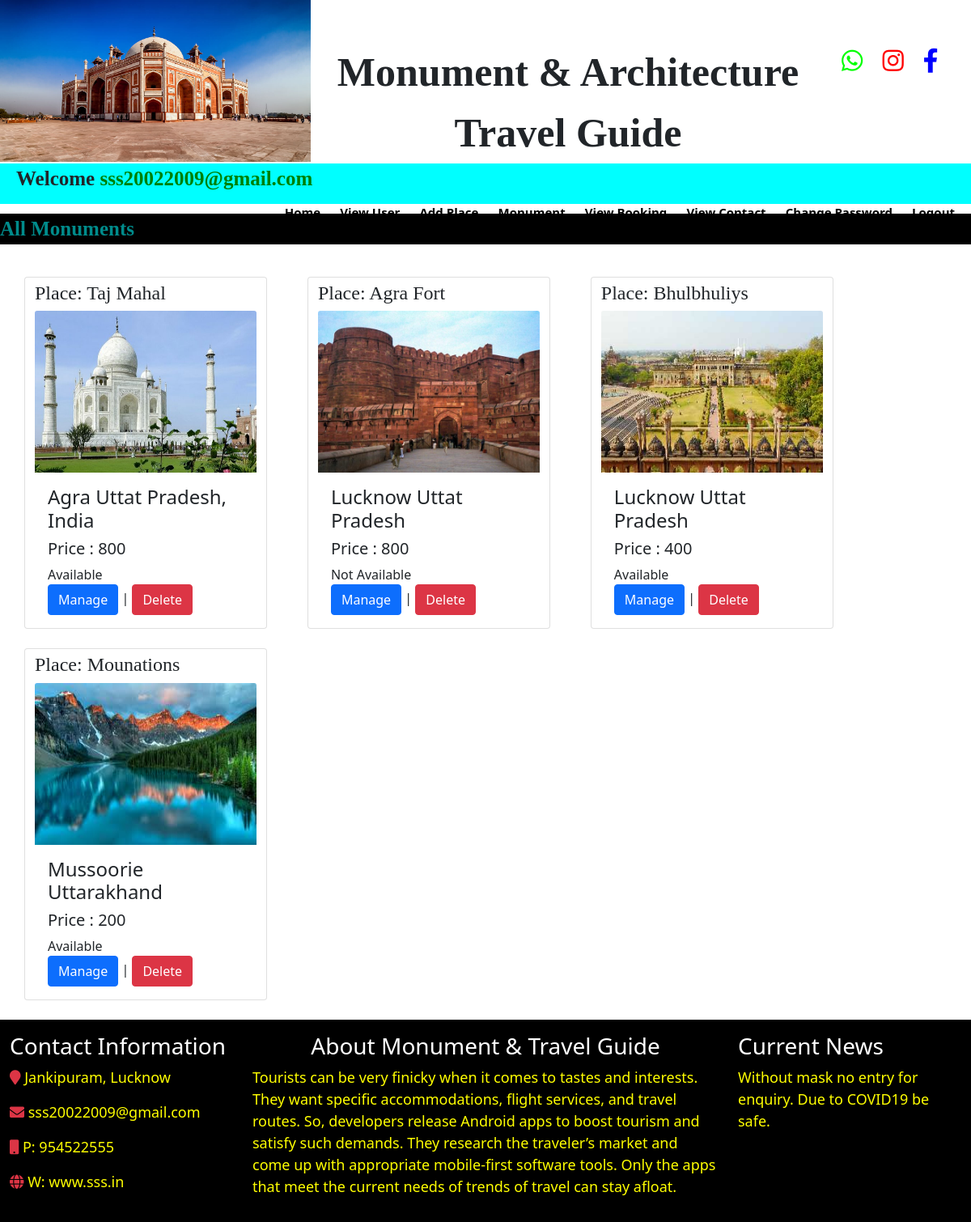
The page /view_room_admin (signed in) on the database its author committed.
### room/models.py (models this page shows)
class Room(models.Model):
    p_name=models.CharField(max_length=10,null=True)
    p_state=models.CharField(max_length=10,null=True)
    p_city=models.CharField(max_length=10,null=True)
    t_price=models.CharField(max_length=10,null=True)
    status=models.CharField(max_length=10,null=True)
    activity=models.CharField(max_length=10,null=True)
    image=models.FileField(null=True)
    history=models.CharField(max_length=90,null=True)

### room/views.py (the view)
# urls.py: path('view_room_admin',view_room_admin,name='view_room_admin'),
def view_room_admin(request):
    if not request.user.is_authenticated:
        return redirect('login')
    data=Room.objects.all()
    d={'data':data}
    return render(request,'view_room_admin.html',d)

### room/templates/view_room_admin.html (shortened to what this page needs)
{% load static %}
{% block body %}
{% include 'admin_navigation.html' %}
<marquee style="font-family: 'Monotype Corsiva'; font-size:25px; color:darkcyan; background-color:black; font-weight:bold; margin-top:1%">
    All Monuments
</marquee>
<div class="container mt-4">
<div class="row">
    {% for i in data %}
    <div class="card float col-3 mt-3 mb-2 " style="width:300px">
        <h3><font face="mv boli" size="5">Place: {{i.p_name}}</font></h3>
        <img class="card-img-top" src="{{i.image.url}}" alt="Card image" height="200px">
        <div class="card-body">
          <h4 class="card-title">{{i.p_city}} {{i.p_state}} </h4>
          <h5 class="card-title">Price : {{i.t_price}}</h5>
            <div class="row">
                <div class="form-group col-md-6" >
                    <p class="card-text">{{i.status}}</p>
                </div>
            </div>
          <a href="{% url 'edit_room' i.id %}" class="btn btn-primary">Manage</a> | <a href="{% url 'delete_room' i.id %}" onclick="return confirm('Are you sure?')" class="btn btn-danger">Delete</a>
        </div>
    </div>
{% endfor %}
</div>
{% endblock %}
</div>
{% include 'footer.html' %}

### room/templates/admin_navigation.html (shortened to what this page needs)
<!DOCTYPE html>
<html>
<head>
<link rel="stylesheet" href="https://cdn.jsdelivr.net/npm/bootstrap@5.0.2/dist/css/bootstrap.min.css">
<link rel="stylesheet" href="https://cdnjs.cloudflare.com/ajax/libs/font-awesome/5.15.3/css/all.min.css" />
{% load static %}
</head>
<body>
<div class="row">
	<div class="col-4">
		<img class="pic" src="{% static 'images/b2.jpg' %}">
	</div>
	<div class="col-6 aa">
		<center>
			<label class="lab1"><center>Monument & Architecture Travel Guide</center></label>
		</center>
	</div>
	<div class="col-2">
		<a href="https://web.whatsapp.com/" target="_blank"><i class="fab fa-whatsapp itag" style="color:rgb(0,255,0);"></i></a>
		<a href="https://www.instagram.com/" target="_blank"><i class="fab fa-instagram itag" style="color:red;"></i></a>
		<a href="https://www.facebook.com/" target="_blank"><i class="fab fa-facebook-f itag" style="color: blue;"></i></a>
	</div>
</div>
<nav class="navi">
	<label class="lab2">Welcome <span style="color:green;">{{request.user}}</span></label>
	<ul class="ull">
		<li class="lii"><a class="aaa" href="{% url 'admin_home' %}">Home</a></li>
		<li class="lii"><a class="aaa" href="{% url 'view_user' %}">View User</a></li>
		<li class="lii"><a class="aaa" href="{% url 'add_room' %}">Add Place</a></li>
		<li class="lii"><a class="aaa" href="{% url 'view_room_admin' %}">Monument</a></li>
		<li class="lii"><a class="aaa" href="{% url 'view_booking_admin' %}">View Booking</a></li>
		<li class="lii"><a class="aaa" href="{% url 'view_contact' %}">View Contact</a></li>
		<li class="lii"><a class="aaa" href="{% url 'change_password_admin' %}">Change Password</a></li>
		<li class="lii"><a class="aaa" href="{% url 'logout' %}">Logout</a></li>
	</ul>
</nav>
</body>
</html>

### room/templates/footer.html (shortened to what this page needs)
{% load static %}
<div class="mt-3" style="background-color: black; width:100% ; height:250px">
<div class="container-fluid">
    <div class="row">
        <div class="col-md-3 mt-3">
            <h3 class="text-white">Contact Information</h3>
            <p style="color:yellow; font-size: 18px"><i class="fa fa-map-marker text-danger"></i>   Jankipuram, Lucknow</p>
            <p style="color:yellow; font-size: 18px"><i class="fa fa-envelope text-danger"></i>   sss20022009@gmail.com </p>
            <p style="color:yellow; font-size: 18px"><i class="fa fa-mobile text-danger"></i>   P:  954522555</p>
            <p style="color:yellow; font-size: 18px"><i class="fa fa-globe text-danger"></i>   W:  www.sss.in</p>
        </div>
        <div class="col-md-6 mt-3">
        <h3 class="text-white"><center>About Monument & Travel Guide</center></h3>
        <p style="color:yellow; font-size:18px">Tourists can be very finicky when it comes to tastes and interests. They want specific accommodations, flight services, and travel routes. So, developers release Android apps to boost tourism and satisfy such demands. They research the traveler’s market and come up with appropriate mobile-first software tools. Only the apps that meet the current needs of trends of travel can stay afloat.</p>
    </div>
    <div class="col-md-3 mt-3">
        <h3 class="text-white">Current News</h3>
        <marquee scrollamount="3" behavior="" direction="up">
        <p style="color:yellow; font-size:18px">Without mask no entry for enquiry. Due to COVID19 be safe.</p>
        </marquee>
    </div>
    </div>
</div>
</div>

### room/templates/admin_navigation.html (style rules this page uses)
.pic { height: 200px; width: 100%; }
.lab1 { font-size: 50px; font-weight: bold; font-family: calibery; margin-top: 52px; }
.itag { font-size: 30px; margin-top: 60px; padding-left: 20px; }
.navi { background:cyan; height: 50px; }
.ull { float: right; }
.lii { display: inline-block; margin-top: 10px; }
.aaa { text-decoration: none; color: black; font-weight: bold; font-size: 15px; margin-right: 20px; }
.lab2 { font-size: 25px; font-weight: bold; font-family: calibery; margin-left: 20px; }

### rows shown on the page
Room: p_name "Taj Mahal", image (picture), p_city "Agra", p_state "Uttat Pradesh, India", t_price "800", status "Available"
Room: p_name "Agra Fort", image (picture), p_city "Lucknow", p_state "Uttat Pradesh", t_price "800", status "Not Available"
Room: p_name "Bhulbhuliys", image (picture), p_city "Lucknow", p_state "Uttat Pradesh", t_price "400", status "Available"
Room: p_name "Mounations", image (picture), p_city "Mussoorie", p_state "Uttarakhand", t_price "200", status "Available"

### other values the page prints
{{ request.user }} "sss20022009@gmail.com"
